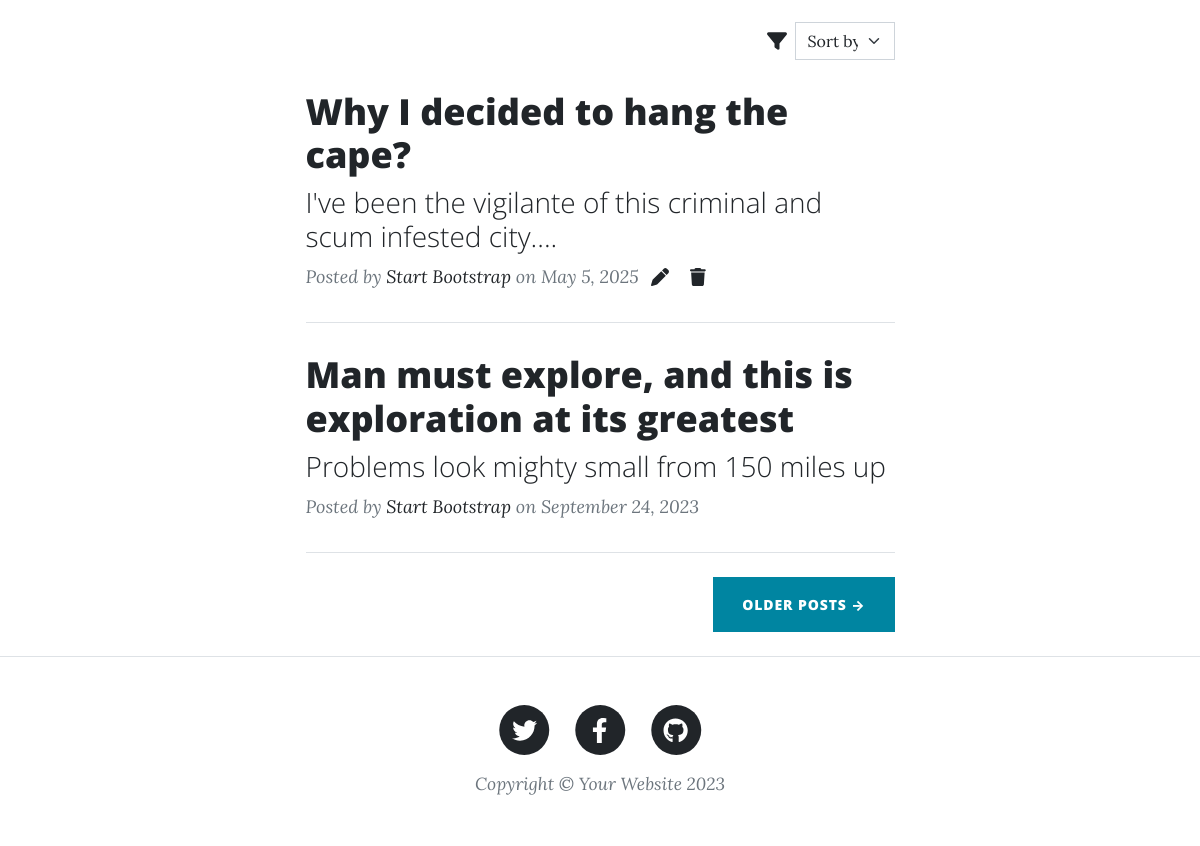
Before: / (lower part) with the older database file.
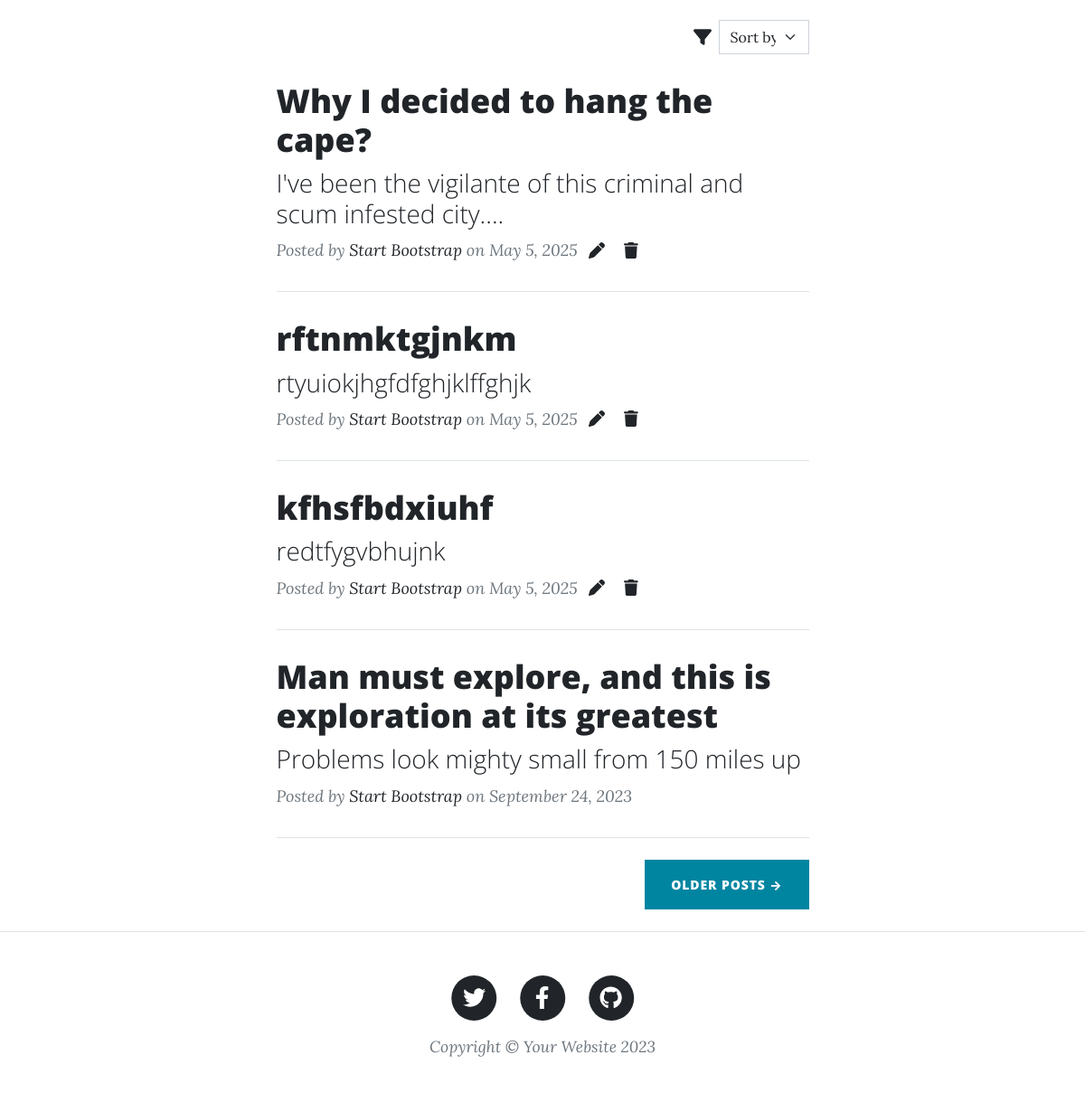
After: the same page with the newer database file.
### blog/models.py (models this page shows, shortened)
class Post(models.Model):
    tags = [
        ('tech', 'Tech'),
        ('cs', 'Computer Science'),
        ('ai', 'AI'),
        ('bio', 'Biology'),
        ('music', 'Music'),
        ('movies', 'Movies'),
        ('psychology', 'Psychology'),
        ('history', 'History'),
        ('books', 'Books & Literature'),
        ('fiction', 'Fiction'),
        ('gaming', 'Gaming'),
        ('other', 'Other'),
    ]
    author = models.ForeignKey(User, on_delete=models.CASCADE)
    title = models.CharField(max_length=130)
    subtitle = models.CharField(max_length=70, blank=True)
    content = models.TextField()
    tags = models.CharField(max_length=50, choices=tags, default='other')
    created_at = models.DateTimeField(auto_now_add=True)
    modified_at = models.DateTimeField(auto_now=True)

### mablog/views.py (the view)
# urls.py: 2. Add a URL to urlpatterns:  path('', views.home, name='home')
def home(request):
    posts = Post.objects.all()
    return render(request, 'index.html', {'posts': posts})

### templates/index.html (shortened to what this page needs)
{% extends 'base.html' %}
{% load static %}
{% block content %}
<div class="container px-4 px-lg-5">
    <div class="row gx-4 gx-lg-5 justify-content-center">
        <div class="col-md-10 col-lg-8 col-xl-7">
            <div class="d-flex ms-auto align-items-center justify-content-end">
                <i class="fa-solid fa-filter"></i>
                <form action="{% url 'post_list' %}" method="get">
                    <select name="filter" class="form-select ms-2" style="width: 100px" onchange="this.form.submit()">
                        <option value="" disabled selected>Sort by</option>
                    </select>
                </form>
            </div>
            {% for post in posts %}
                <div class="post-preview">
                    <a href="{% url 'post_detail' post.id %}">
                        <h2 class="post-title">{{ post.title }}</h2>
                        <h3 class="post-subtitle">{{ post.subtitle }}</h3>
                    </a>
                    <p class="post-meta">
                        Posted by
                        <a href="#!">Start Bootstrap</a>
                        on {{ post.created_at.date }}
                        <a href="{% url 'post_edit' post.id %}"><i class="fa-solid fa-pen ms-2"></i></a>
                        <a href="{% url 'post_delete' post.id %}"><i class="fa-solid fa-trash ms-3"></i></a>
                    </p>
                </div>
                <hr class="my-4" />
            {% endfor %}
            <div class="post-preview">
                <a href="post.html">
                    <h2 class="post-title">Man must explore, and this is exploration at its greatest</h2>
                    <h3 class="post-subtitle">Problems look mighty small from 150 miles up</h3>
                </a>
                <p class="post-meta">
                    Posted by
                    <a href="#!">Start Bootstrap</a>
                    on September 24, 2023
                </p>
            </div>
            <hr class="my-4" />
            <div class="d-flex justify-content-end mb-4"><a class="btn btn-primary text-uppercase" href="#!">Older Posts →</a></div>
        </div>
    </div>
</div>
{% endblock %}

Changed rows visible on the page:
added Post: title "rftnmktgjnkm", subtitle "rtyuiokjhgfdfghjklffghjk", created_at "May 5, 2025"
added Post: title "kfhsfbdxiuhf", subtitle "redtfygvbhujnk", created_at "May 5, 2025"
